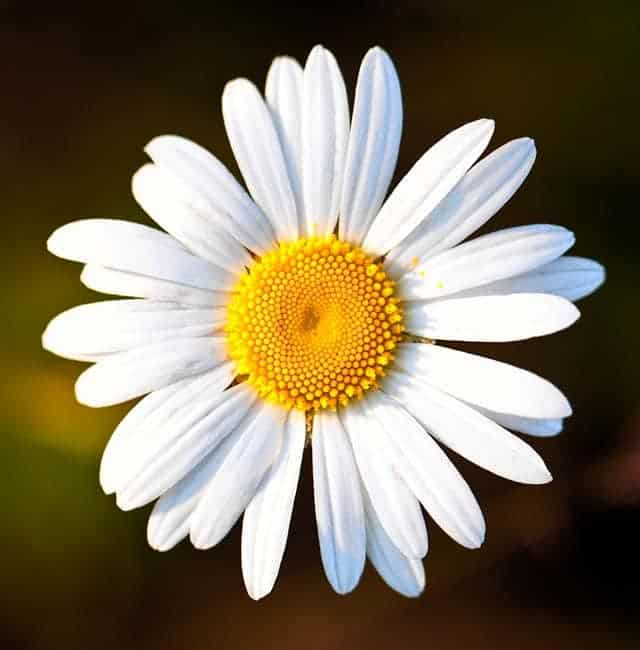
#> input picture week 3/Python/image.jpg, 640 x 650 px, found by its file name
$ python RGBtoHSV.py
#> lines starting #> are read from the running program, lines starting #| are printed output that depends on the picture
import cv2
import numpy as np
import math
def rgb_to_hsv(r, g, b):


    r, g, b = r / 255.0, g / 255.0, b / 255.0

    # h, s, v = hue, saturation, value
    cmax = max(r, g, b)    # maximum of r, g, b
    cmin = min(r, g, b)    # minimum of r, g, b
    diff = cmax-cmin       # diff of cmax and cmin.

    # if cmax and cmax are equal then h = 0
    if cmax == cmin:
        h = 0

    # if cmax equal r then compute h
    elif cmax == r:
        h = (60 * ((g - b) / diff) + 360) % 360

    # if cmax equal g then compute h
    elif cmax == g:
        h = (60 * ((b - r) / diff) + 120) % 360

    # if cmax equal b then compute h
    elif cmax == b:
        h = (60 * ((r - g) / diff) + 240) % 360

    # if cmax equal zero
    if cmax == 0:
        s = 0
    else:
        s = (diff / cmax) * 100

    # compute v
    v = cmax * 100
    return h, s, v


imgraw = cv2.imread("image.jpg")
#> imgraw is the input picture: shape (650, 640, 3); mean B, G, R 93.9, 115.8, 126.7
cv2.imshow('original image',imgraw)

image_resize = cv2.resize(imgraw, (50, 50),
               interpolation = cv2.INTER_NEAREST)
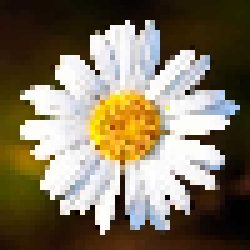
#> image_resize: shape (50, 50, 3) (shown 5 times larger); mean B, G, R 94.4, 116.4, 127.3

# print(image_resize.shape)
# print(image_resize)


# cv2.waitKey(0)
fobj = open('textimage.txt', 'w+')
for i in range(50):
    for j in range(50):
        px = image_resize[i][j]
        B = '{0:08b}'.format(px[0])
        G = '{0:08b}'.format(px[1])
        R = '{0:08b}'.format(px[2])
        fobj.write(R+G+B+'\n')

fobj.close()


# [4 lines of commented-out code are left out]


px1 = np.zeros((50,50))
img_hsv = image_resize.copy()
for i in range (50):
    for j in range (50):
        img_hsv[i,j] = rgb_to_hsv(img_hsv[i,j,2], img_hsv[i,j,1], img_hsv[i,j,0])
#> this loop made 50 passes
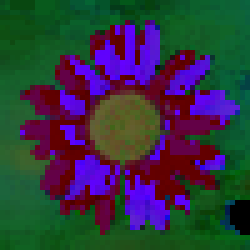
#> img_hsv: shape (50, 50, 3) (shown 5 times larger); mean B, G, R 63.3, 54, 50.6


cv2.imwrite('frame_hsv.jpg',img_hsv)
cv2.imshow("frame_hsv", img_hsv)
cv2.waitKey(0)
cv2.destroyAllWindows()
